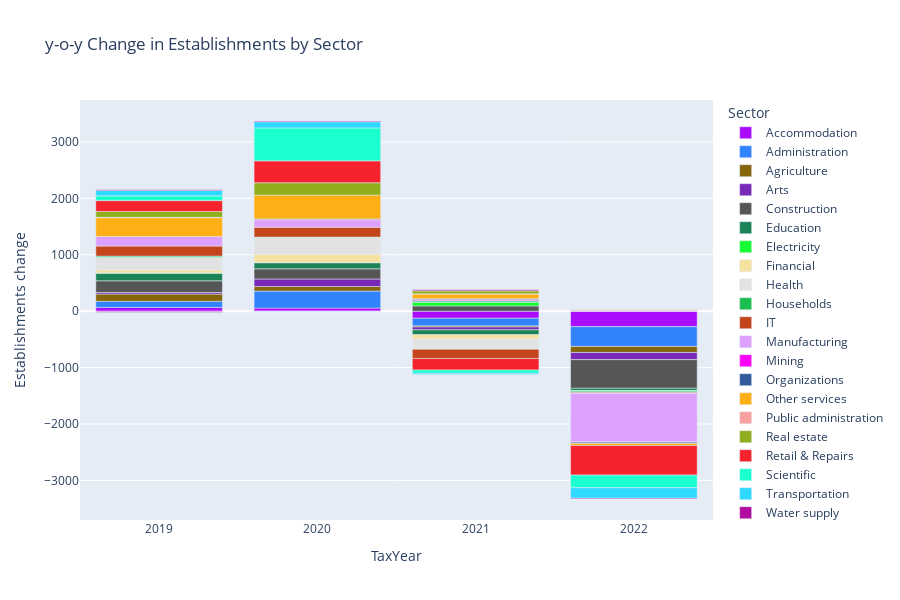

Write notebook code for a chart like this one.
### Code cell
fig = px.bar(figureDf, x='TaxYear',y='Establishments change',color='Sector',
             color_discrete_sequence=px.colors.qualitative.Alphabet,
             title='y-o-y Change in Establishments by Sector',
             height=600)

# fig.add_shape(
#     type='rect',
#      x0='2021', x1='2022',
#      y0=-70000, y1=0,
#     fillcolor='tomato',
#     opacity=0.2,
#     line=dict(color='tomato'),
#     layer='below'  # Set the layer to 'below' to place the shape behind the traces
# )
fig
# figureDf['TaxYear'].max()
# fig.add_shape(type="rect",
#     x0=2019, y0=0, x1=2022, y1=-6000,
#     line=dict(
#         color="Red",
#         width=2,
#     ),
#     fillcolor="Red",
#     opacity=0.2,
# )

### Figure 1 — Plotly figure (JSON) as saved in the notebook; plotly's stock layout.template omitted (floating-point values rounded to 4 significant figures)
{"data": [{"alignmentgroup": "True", "hovertemplate": "Sector=Accommodation<br>TaxYear=%{x}<br>Establishments change=%{y}<extra></extra>", "legendgroup": "Accommodation", "marker": {"color": "#AA0DFE", "pattern": {"shape": ""}}, "name": "Accommodation", "offsetgroup": "Accommodation", "orientation": "v", "showlegend": true, "textposition": "auto", "type": "bar", "x": ["2019", "2020", "2021", "2022"], "xaxis": "x", "y": [67.75, 55.41, -125.2, -273.8], "yaxis": "y"}, {"alignmentgroup": "True", "hovertemplate": "Sector=Administration<br>TaxYear=%{x}<br>Establishments change=%{y}<extra></extra>", "legendgroup": "Administration", "marker": {"color": "#3283FE", "pattern": {"shape": ""}}, "name": "Administration", "offsetgroup": "Administration", "orientation": "v", "showlegend": true, "textposition": "auto", "type": "bar", "x": ["2019", "2020", "2021", "2022"], "xaxis": "x", "y": [107.9, 301.1, -137.2, -350.9], "yaxis": "y"}, {"alignmentgroup": "True", "hovertemplate": "Sector=Agriculture<br>TaxYear=%{x}<br>Establishments change=%{y}<extra></extra>", "legendgroup": "Agriculture", "marker": {"color": "#85660D", "pattern": {"shape": ""}}, "name": "Agriculture", "offsetgroup": "Agriculture", "orientation": "v", "showlegend": true, "textposition": "auto", "type": "bar", "x": ["2019", "2020", "2021", "2022"], "xaxis": "x", "y": [128.8, 80.96, -18.5, -107.4], "yaxis": "y"}, {"alignmentgroup": "True", "hovertemplate": "Sector=Arts<br>TaxYear=%{x}<br>Establishments change=%{y}<extra></extra>", "legendgroup": "Arts", "marker": {"color": "#782AB6", "pattern": {"shape": ""}}, "name": "Arts", "offsetgroup": "Arts", "orientation": "v", "showlegend": true, "textposition": "auto", "type": "bar", "x": ["2019", "2020", "2021", "2022"], "xaxis": "x", "y": [27.99, 133.5, -50.18, -126.5], "yaxis": "y"}, {"alignmentgroup": "True", "hovertemplate": "Sector=Construction<br>TaxYear=%{x}<br>Establishments change=%{y}<extra></extra>", "legendgroup": "Construction", "marker": {"color": "#565656", "pattern": {"shape": ""}}, "name": "Construction", "offsetgroup": "Construction", "orientation": "v", "showlegend": true, "textposition": "auto", "type": "bar", "x": ["2019", "2020", "2021", "2022"], "xaxis": "x", "y": [206.9, 180.3, 94.02, -508.2], "yaxis": "y"}, {"alignmentgroup": "True", "hovertemplate": "Sector=Education<br>TaxYear=%{x}<br>Establishments change=%{y}<extra></extra>", "legendgroup": "Education", "marker": {"color": "#1C8356", "pattern": {"shape": ""}}, "name": "Education", "offsetgroup": "Education", "orientation": "v", "showlegend": true, "textposition": "auto", "type": "bar", "x": ["2019", "2020", "2021", "2022"], "xaxis": "x", "y": [134.4, 107.7, -84.91, -40.0], "yaxis": "y"}, {"alignmentgroup": "True", "hovertemplate": "Sector=Electricity<br>TaxYear=%{x}<br>Establishments change=%{y}<extra></extra>", "legendgroup": "Electricity", "marker": {"color": "#16FF32", "pattern": {"shape": ""}}, "name": "Electricity", "offsetgroup": "Electricity", "orientation": "v", "showlegend": true, "textposition": "auto", "type": "bar", "x": ["2019", "2020", "2021", "2022"], "xaxis": "x", "y": [5.11, 5.915, 63.18, -10.81], "yaxis": "y"}, {"alignmentgroup": "True", "hovertemplate": "Sector=Financial<br>TaxYear=%{x}<br>Establishments change=%{y}<extra></extra>", "legendgroup": "Financial", "marker": {"color": "#F7E1A0", "pattern": {"shape": ""}}, "name": "Financial", "offsetgroup": "Financial", "orientation": "v", "showlegend": true, "textposition": "auto", "type": "bar", "x": ["2019", "2020", "2021", "2022"], "xaxis": "x", "y": [50.45, 143.0, -79.14, -3.218], "yaxis": "y"}, {"alignmentgroup": "True", "hovertemplate": "Sector=Health<br>TaxYear=%{x}<br>Establishments change=%{y}<extra></extra>", "legendgroup": "Health", "marker": {"color": "#E2E2E2", "pattern": {"shape": ""}}, "name": "Health", "offsetgroup": "Health", "orientation": "v", "showlegend": true, "textposition": "auto", "type": "bar", "x": ["2019", "2020", "2021", "2022"], "xaxis": "x", "y": [227.9, 304.3, -181.4, 3.897], "yaxis": "y"}, {"alignmentgroup": "True", "hovertemplate": "Sector=Households<br>TaxYear=%{x}<br>Establishments change=%{y}<extra></extra>", "legendgroup": "Households", "marker": {"color": "#1CBE4F", "pattern": {"shape": ""}}, "name": "Households", "offsetgroup": "Households", "orientation": "v", "showlegend": true, "textposition": "auto", "type": "bar", "x": ["2019", "2020", "2021", "2022"], "xaxis": "x", "y": [19.43, 2.607, 23.95, -20.9], "yaxis": "y"}, {"alignmentgroup": "True", "hovertemplate": "Sector=IT<br>TaxYear=%{x}<br>Establishments change=%{y}<extra></extra>", "legendgroup": "IT", "marker": {"color": "#C4451C", "pattern": {"shape": ""}}, "name": "IT", "offsetgroup": "IT", "orientation": "v", "showlegend": true, "textposition": "auto", "type": "bar", "x": ["2019", "2020", "2021", "2022"], "xaxis": "x", "y": [178.2, 173.2, -161.5, -14.92], "yaxis": "y"}, {"alignmentgroup": "True", "hovertemplate": "Sector=Manufacturing<br>TaxYear=%{x}<br>Establishments change=%{y}<extra></extra>", "legendgroup": "Manufacturing", "marker": {"color": "#DEA0FD", "pattern": {"shape": ""}}, "name": "Manufacturing", "offsetgroup": "Manufacturing", "orientation": "v", "showlegend": true, "textposition": "auto", "type": "bar", "x": ["2019", "2020", "2021", "2022"], "xaxis": "x", "y": [169.7, 119.9, 14.51, -864.6], "yaxis": "y"}, {"alignmentgroup": "True", "hovertemplate": "Sector=Mining<br>TaxYear=%{x}<br>Establishments change=%{y}<extra></extra>", "legendgroup": "Mining", "marker": {"color": "#FE00FA", "pattern": {"shape": ""}}, "name": "Mining", "offsetgroup": "Mining", "orientation": "v", "showlegend": true, "textposition": "auto", "type": "bar", "x": ["2019", "2020", "2021", "2022"], "xaxis": "x", "y": [-14.56, 15.93, 13.98, -1.133], "yaxis": "y"}, {"alignmentgroup": "True", "hovertemplate": "Sector=Organizations<br>TaxYear=%{x}<br>Establishments change=%{y}<extra></extra>", "legendgroup": "Organizations", "marker": {"color": "#325A9B", "pattern": {"shape": ""}}, "name": "Organizations", "offsetgroup": "Organizations", "orientation": "v", "showlegend": true, "textposition": "auto", "type": "bar", "x": ["2019", "2020", "2021", "2022"], "xaxis": "x", "y": [-9.123, 12.73, 12.34, -21.08], "yaxis": "y"}, {"alignmentgroup": "True", "hovertemplate": "Sector=Other services<br>TaxYear=%{x}<br>Establishments change=%{y}<extra></extra>", "legendgroup": "Other services", "marker": {"color": "#FEAF16", "pattern": {"shape": ""}}, "name": "Other services", "offsetgroup": "Other services", "orientation": "v", "showlegend": true, "textposition": "auto", "type": "bar", "x": ["2019", "2020", "2021", "2022"], "xaxis": "x", "y": [332.5, 422.2, 84.77, -37.68], "yaxis": "y"}, {"alignmentgroup": "True", "hovertemplate": "Sector=Public administration<br>TaxYear=%{x}<br>Establishments change=%{y}<extra></extra>", "legendgroup": "Public administration", "marker": {"color": "#F8A19F", "pattern": {"shape": ""}}, "name": "Public administration", "offsetgroup": "Public administration", "orientation": "v", "showlegend": true, "textposition": "auto", "type": "bar", "x": ["2019", "2020", "2021", "2022"], "xaxis": "x", "y": [6.902, -1.759, 1.875, 16.98], "yaxis": "y"}, {"alignmentgroup": "True", "hovertemplate": "Sector=Real estate<br>TaxYear=%{x}<br>Establishments change=%{y}<extra></extra>", "legendgroup": "Real estate", "marker": {"color": "#90AD1C", "pattern": {"shape": ""}}, "name": "Real estate", "offsetgroup": "Real estate", "orientation": "v", "showlegend": true, "textposition": "auto", "type": "bar", "x": ["2019", "2020", "2021", "2022"], "xaxis": "x", "y": [103.3, 218.8, 53.08, 6.888], "yaxis": "y"}, {"alignmentgroup": "True", "hovertemplate": "Sector=Retail & Repairs<br>TaxYear=%{x}<br>Establishments change=%{y}<extra></extra>", "legendgroup": "Retail & Repairs", "marker": {"color": "#F6222E", "pattern": {"shape": ""}}, "name": "Retail & Repairs", "offsetgroup": "Retail & Repairs", "orientation": "v", "showlegend": true, "textposition": "auto", "type": "bar", "x": ["2019", "2020", "2021", "2022"], "xaxis": "x", "y": [193.2, 387.9, -205.7, -524.6], "yaxis": "y"}, {"alignmentgroup": "True", "hovertemplate": "Sector=Scientific<br>TaxYear=%{x}<br>Establishments change=%{y}<extra></extra>", "legendgroup": "Scientific", "marker": {"color": "#1CFFCE", "pattern": {"shape": ""}}, "name": "Scientific", "offsetgroup": "Scientific", "orientation": "v", "showlegend": true, "textposition": "auto", "type": "bar", "x": ["2019", "2020", "2021", "2022"], "xaxis": "x", "y": [85.18, 584.6, -57.19, -224.3], "yaxis": "y"}, {"alignmentgroup": "True", "hovertemplate": "Sector=Transportation<br>TaxYear=%{x}<br>Establishments change=%{y}<extra></extra>", "legendgroup": "Transportation", "marker": {"color": "#2ED9FF", "pattern": {"shape": ""}}, "name": "Transportation", "offsetgroup": "Transportation", "orientation": "v", "showlegend": true, "textposition": "auto", "type": "bar", "x": ["2019", "2020", "2021", "2022"], "xaxis": "x", "y": [96.2, 108.2, -19.63, -186.1], "yaxis": "y"}, {"alignmentgroup": "True", "hovertemplate": "Sector=Water supply<br>TaxYear=%{x}<br>Establishments change=%{y}<extra></extra>", "legendgroup": "Water supply", "marker": {"color": "#B10DA1", "pattern": {"shape": ""}}, "name": "Water supply", "offsetgroup": "Water supply", "orientation": "v", "showlegend": true, "textposition": "auto", "type": "bar", "x": ["2019", "2020", "2021", "2022"], "xaxis": "x", "y": [13.04, 13.93, 17.79, -13.55], "yaxis": "y"}], "layout": {"barmode": "relative", "height": 600, "legend": {"title": {"text": "Sector"}, "tracegroupgap": 0}, "title": {"text": "y-o-y Change in Establishments by Sector"}, "xaxis": {"anchor": "y", "domain": [0, 1], "title": {"text": "TaxYear"}}, "yaxis": {"anchor": "x", "domain": [0, 1], "title": {"text": "Establishments change"}}}}
